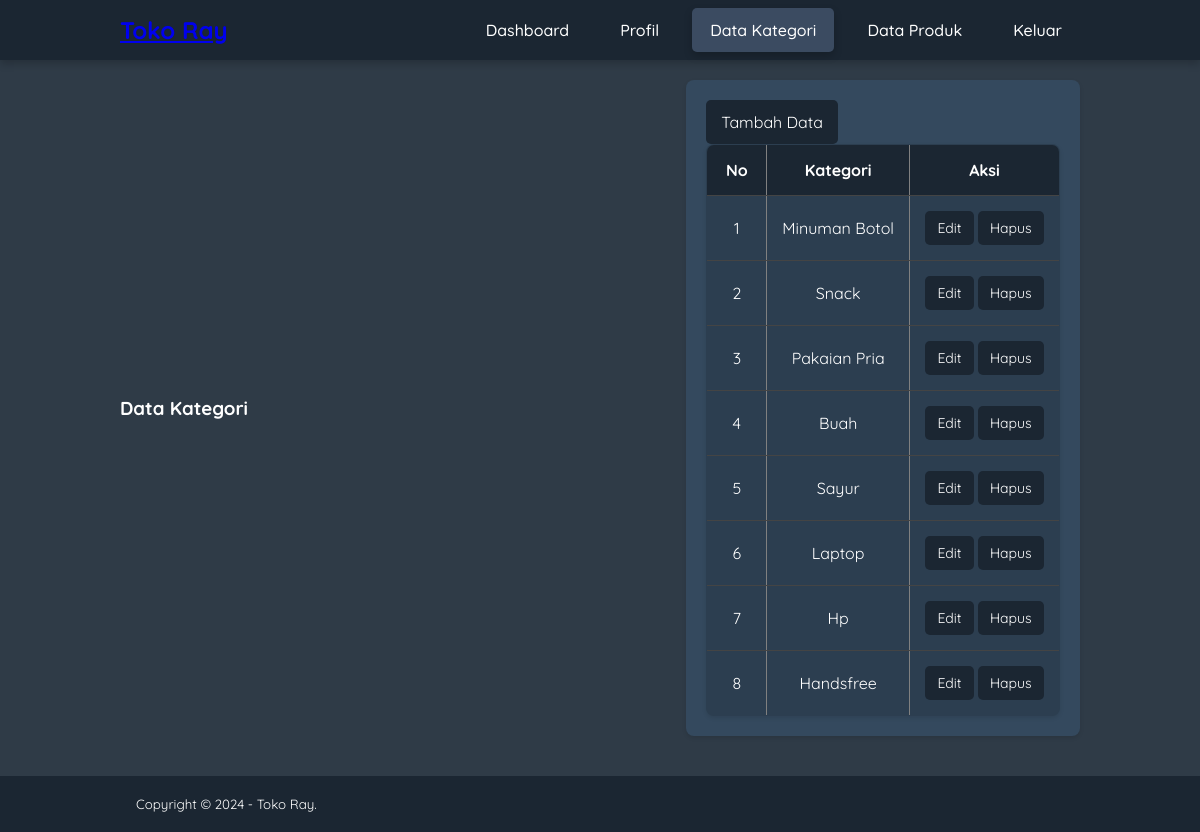
Screenshot of /TokoRay/data-kategori.php (signed in) with the database file from the repository.
### tables this page shows
CREATE TABLE `tb_category` (
  `category_id` int(11) NOT NULL,
  `category_name` varchar(25) NOT NULL
);

### TokoRay/data-kategori.php (the view, shortened to what this page needs)
<?php
include 'db.php';
?>
<!DOCTYPE html>
<html lang="en">
<head>
    <link rel="stylesheet" href="css/style.css">
</head>
<body>
    <header>
        <div class="container">
            <h1><a href="dashboard.php">Toko Ray</a></h1>
            <ul>
                <li><a href="dashboard.php">Dashboard</a></li>
                <li><a href="profil.php">Profil</a></li>
                <li><a href="data-kategori.php" class="active">Data Kategori</a></li>
                <li><a href="data-produk.php">Data Produk</a></li>
                <li><a href="keluar.php">Keluar</a></li>
            </ul>
        </div>
    </header>
    <div class="section">
        <div class="container">
            <h3>Data Kategori</h3>
            <div class="box">
                <a href="tambah-kategori.php" class="btn">Tambah Data</a>
                <table border="1" cellspacing="0" class="table">
                    <thead>
                        <tr>
                            <th width="60px">No</th>
                            <th>Kategori</th>
                            <th width="150px">Aksi</th>
                        </tr>
                    </thead>
                    <tbody>
                        <?php
                        $no = 1;
                        $kategori = mysqli_query($conn, "SELECT * FROM tb_category ORDER BY category_id DESC");
                        if (mysqli_num_rows($kategori) > 0) {
                            while ($row = mysqli_fetch_array($kategori)) {
                                ?>
                                <tr>
                                    <td><?= $no++ ?></td>
                                    <td><?= $row['category_name'] ?></td>
                                    <td>
                                        <a href="edit-kategori.php?id=<?= $row['category_id'] ?>" class="btn btn-small">Edit</a>
                                        <a href="proses-hapus.php?idk=<?= $row['category_id'] ?>"
                                            class="btn btn-small btn-danger"
                                            onclick="return confirm('Yakin ingin hapus?')">Hapus</a>
                                    </td>
                                </tr>
                            <?php }
                        } else { ?>
                            <tr>
                                <td colspan="3">Tidak ada Data</td>
                            </tr>
                        <?php } ?>
                    </tbody>
                </table>
            </div>
        </div>
    </div>
    <footer>
        <div class="container">
            <small>Copyright &copy; 2024 - Toko Ray.</small>
        </div>
    </footer>
</body>
</html>

### TokoRay/css/style.css (style rules this page uses)
* { padding: 0; margin: 0; font-family: 'Quicksand', sans-serif; box-sizing: border-box; }
body { background-color: #2f3b47; color: #fff; }
header { background-color: #1b2632; color: white; padding: 15px 0; box-shadow: 0 4px 8px rgba(0, 0, 0, 0.2); }
.container { width: 80%; margin: 0 auto; display: flex; justify-content: space-between; align-items: center; }
header h1 { font-size: 24px; }
header ul { list-style: none; display: flex; gap: 15px; }
header ul li { position: relative; }
header ul li a { color: white; padding: 12px 18px; border-radius: 5px; transition: all 0.3s ease; text-decoration: none; font-weight: 500; }
header ul li a:hover, header ul li a.active { background-color: #3b4b61; transform: translateY(-2px); box-shadow: 0 4px 8px rgba(0, 0, 0, 0.2); }
.box { background-color: #34495e; border-radius: 8px; padding: 20px; margin: 20px 0; box-shadow: 0 2px 4px rgba(0, 0, 0, 0.1); }
.btn, .box a { padding: 12px 15px; background-color: #1b2632; color: #fff; border: none; border-radius: 5px; cursor: pointer; transition: 0.3s; text-decoration: none; display: inline-block; font-size: 16px; text-align: center; }
.table { width: 100%; border-collapse: collapse; background: #2c3e50; border-radius: 8px; overflow: hidden; box-shadow: 0 2px 4px rgba(0, 0, 0, 0.1); }
.table th, .table td { padding: 15px; border-bottom: 1px solid #444; text-align: center; vertical-align: middle; }
.table th { background: #1b2632; color: white; }
.table td a { padding: 8px 12px; background: #1b2632; color: white; border-radius: 5px; text-decoration: none; transition: 0.3s; font-size: 14px; }
.table td a { display: inline-flex; justify-content: center; align-items: center; gap: 10px; padding: 8px 12px; background: #1b2632; color: white; border-radius: 5px; font-size: 14px; text-decoration: none; transition: 0.3s; }
footer { text-align: center; background: #1b2632; color: white; padding: 20px; margin-top: 20px; }

### rows the page displays
tb_category: category_name "Minuman Botol"
tb_category: category_name "Snack"
tb_category: category_name "Pakaian Pria"
tb_category: category_name "Buah"
tb_category: category_name "Sayur"
tb_category: category_name "Laptop"
tb_category: category_name "Hp"
tb_category: category_name "Handsfree"
